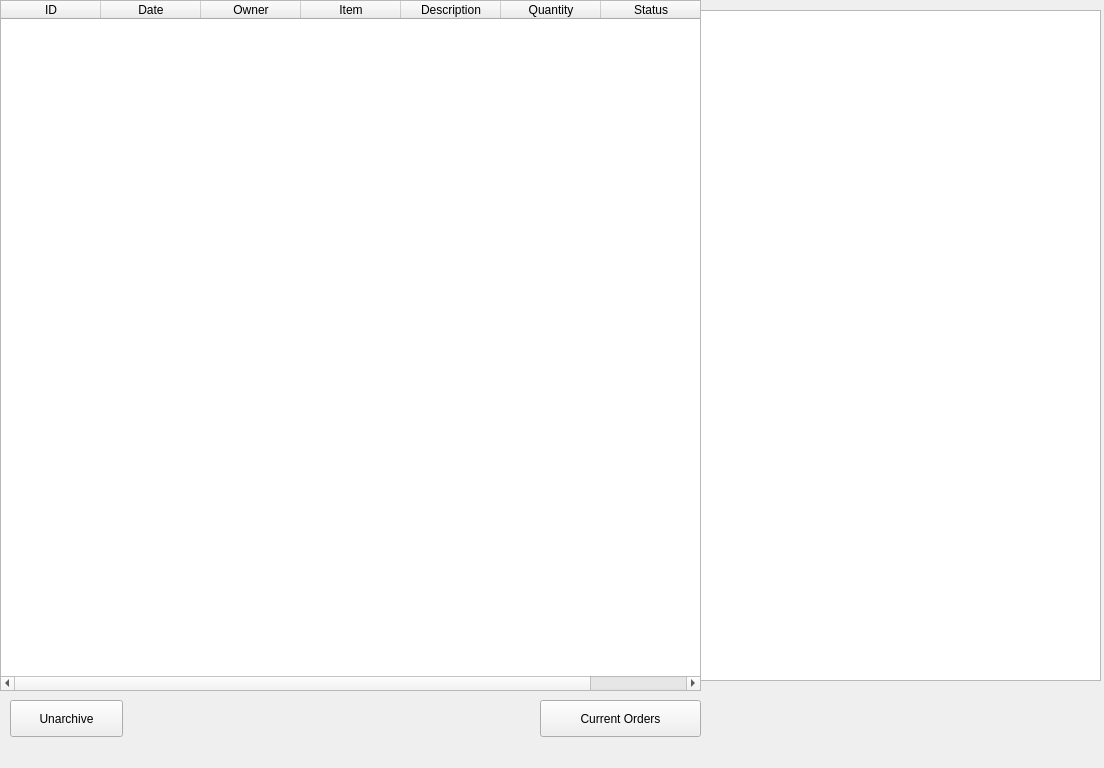
<?xml version="1.0" encoding="UTF-8"?>
<ui version="4.0">
 <class>archived_orders_window</class>
 <widget class="QDialog" name="archived_orders_window">
  <property name="geometry">
   <rect>
    <x>0</x>
    <y>0</y>
    <width>1104</width>
    <height>768</height>
   </rect>
  </property>
  <property name="sizePolicy">
   <sizepolicy hsizetype="Fixed" vsizetype="Fixed">
    <horstretch>0</horstretch>
    <verstretch>0</verstretch>
   </sizepolicy>
  </property>
  <property name="minimumSize">
   <size>
    <width>1104</width>
    <height>768</height>
   </size>
  </property>
  <property name="maximumSize">
   <size>
    <width>1104</width>
    <height>768</height>
   </size>
  </property>
  <property name="windowTitle">
   <string>Order Tracker - Archived Orders</string>
  </property>
  <widget class="QPushButton" name="unarchive_order_button">
   <property name="geometry">
    <rect>
     <x>10</x>
     <y>700</y>
     <width>113</width>
     <height>37</height>
    </rect>
   </property>
   <property name="focusPolicy">
    <enum>Qt::NoFocus</enum>
   </property>
   <property name="text">
    <string>Unarchive</string>
   </property>
  </widget>
  <widget class="QTextEdit" name="archived_notes_edit">
   <property name="geometry">
    <rect>
     <x>700</x>
     <y>10</y>
     <width>401</width>
     <height>671</height>
    </rect>
   </property>
  </widget>
  <widget class="QTableWidget" name="archived_table">
   <property name="geometry">
    <rect>
     <x>0</x>
     <y>0</y>
     <width>701</width>
     <height>691</height>
    </rect>
   </property>
   <property name="alternatingRowColors">
    <bool>true</bool>
   </property>
   <property name="selectionBehavior">
    <enum>QAbstractItemView::SelectRows</enum>
   </property>
   <property name="gridStyle">
    <enum>Qt::SolidLine</enum>
   </property>
   <property name="sortingEnabled">
    <bool>false</bool>
   </property>
   <property name="rowCount">
    <number>0</number>
   </property>
   <column>
    <property name="text">
     <string>ID</string>
    </property>
   </column>
   <column>
    <property name="text">
     <string>Date</string>
    </property>
   </column>
   <column>
    <property name="text">
     <string>Owner</string>
    </property>
   </column>
   <column>
    <property name="text">
     <string>Item</string>
    </property>
   </column>
   <column>
    <property name="text">
     <string>Description</string>
    </property>
   </column>
   <column>
    <property name="text">
     <string>Quantity</string>
    </property>
   </column>
   <column>
    <property name="text">
     <string>Status</string>
    </property>
   </column>
  </widget>
  <widget class="QPushButton" name="current_orders_button">
   <property name="geometry">
    <rect>
     <x>540</x>
     <y>700</y>
     <width>161</width>
     <height>37</height>
    </rect>
   </property>
   <property name="focusPolicy">
    <enum>Qt::NoFocus</enum>
   </property>
   <property name="text">
    <string>Current Orders</string>
   </property>
  </widget>
 </widget>
 <tabstops>
  <tabstop>archived_notes_edit</tabstop>
  <tabstop>archived_table</tabstop>
  <tabstop>current_orders_button</tabstop>
  <tabstop>unarchive_order_button</tabstop>
 </tabstops>
 <resources/>
 <connections/>
</ui>
